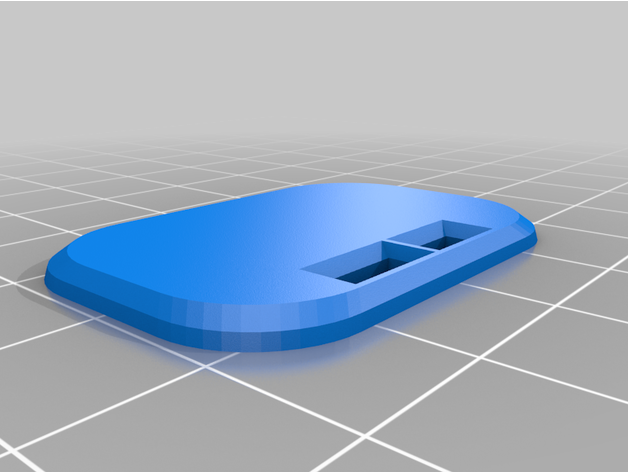
#> input picture 3d_print/MiniTV_back_panel.png, 628 x 472 px
$ python image_conver.py ../3d_print/MiniTV_back_panel.png
#> lines starting #> are read from the running program, lines starting #| are printed output that depends on the picture
# -*- coding=utf-8 -*-

from PIL import Image
import argparse

# 命令行输入参数处理
parser = argparse.ArgumentParser()

parser.add_argument('file')  # 输入文件
parser.add_argument('-o', '--output', default="output.jpg")  # 输出文件
parser.add_argument('--width', type=int, default=288)  # 输出字符画宽
parser.add_argument('--height', type=int, default=240)  # 输出字符画高

# 获取参数
args = parser.parse_args()

IMG = args.file
WIDTH = args.width
HEIGHT = args.height
OUTPUT = args.output

if __name__ == '__main__':
    im = Image.open(IMG)
#> im is the input picture: PIL image 628x472 RGBA; mean R, G, B, A 158.7, 173.2, 190.2, 255
    im = im.resize((WIDTH, HEIGHT), Image.NEAREST)
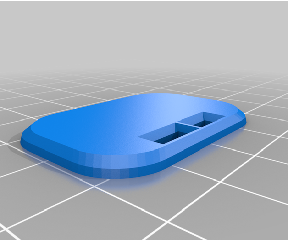
#> im: PIL image 288x240 RGBA; mean R, G, B, A 158.8, 173.4, 190.3, 255
    im.save(OUTPUT)

$ run again, on 3d_print/MiniTV_front_panel.png
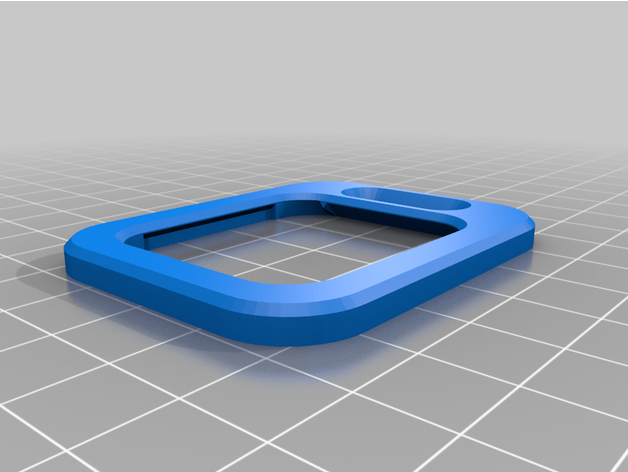
#> input picture 3d_print/MiniTV_front_panel.png, 628 x 472 px
#> im is the input picture: PIL image 628x472 RGBA; mean R, G, B, A 158.2, 168.2, 179.7, 255
#> `im = im.resize((WIDTH, HEIGHT), Image.NEAREST)`:
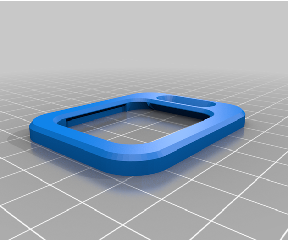
#> im: PIL image 288x240 RGBA; mean R, G, B, A 158.3, 168.3, 179.8, 255

$ run again, on 3d_print/MiniTV_screen_frame.png
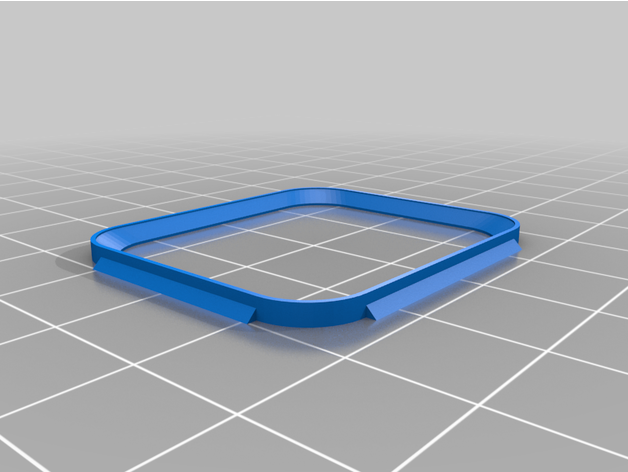
#> input picture 3d_print/MiniTV_screen_frame.png, 628 x 472 px
#> im is the input picture: PIL image 628x472 RGBA; mean R, G, B, A 168.1, 173.8, 180.5, 255
#> `im = im.resize((WIDTH, HEIGHT), Image.NEAREST)`:
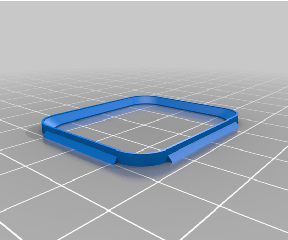
#> im: PIL image 288x240 RGBA; mean R, G, B, A 168.3, 174, 180.6, 255
